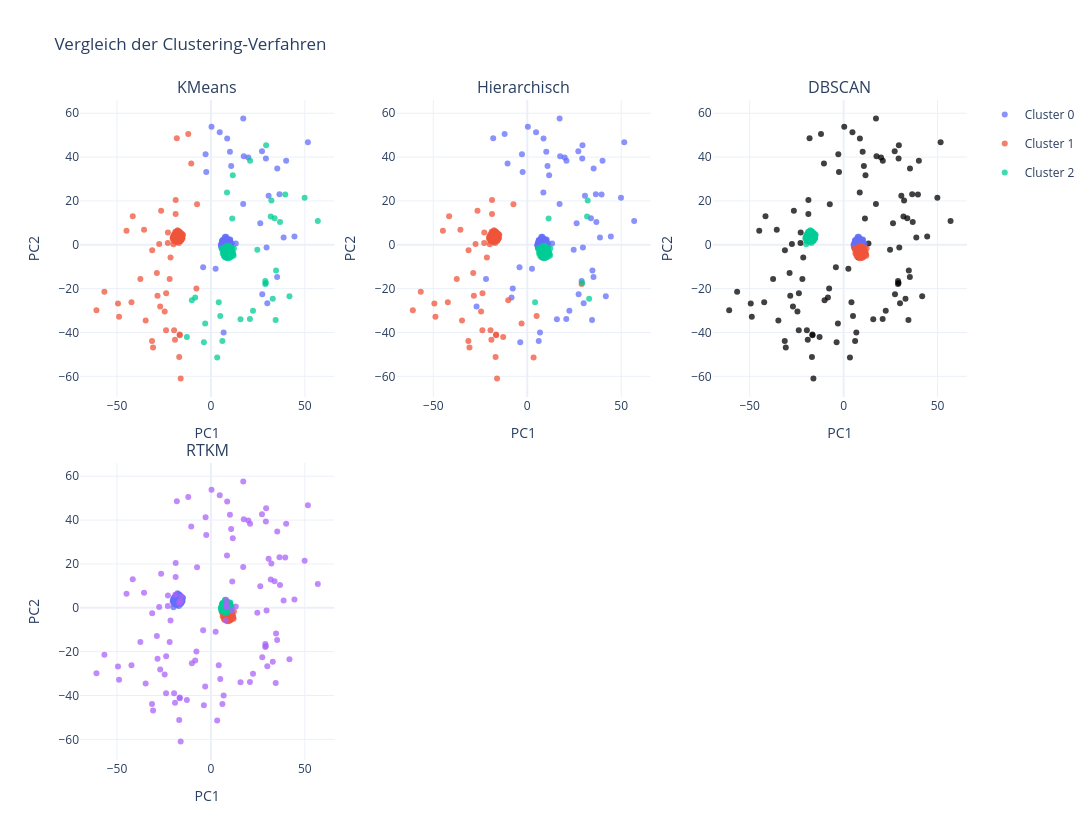
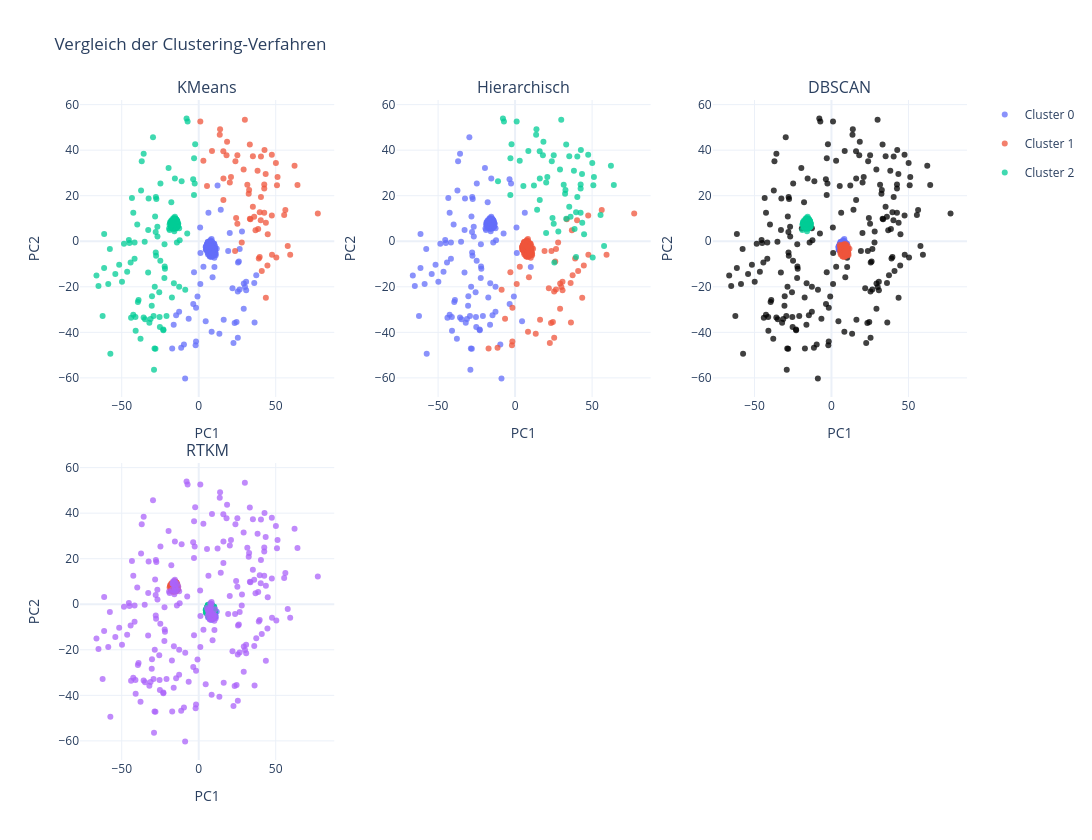
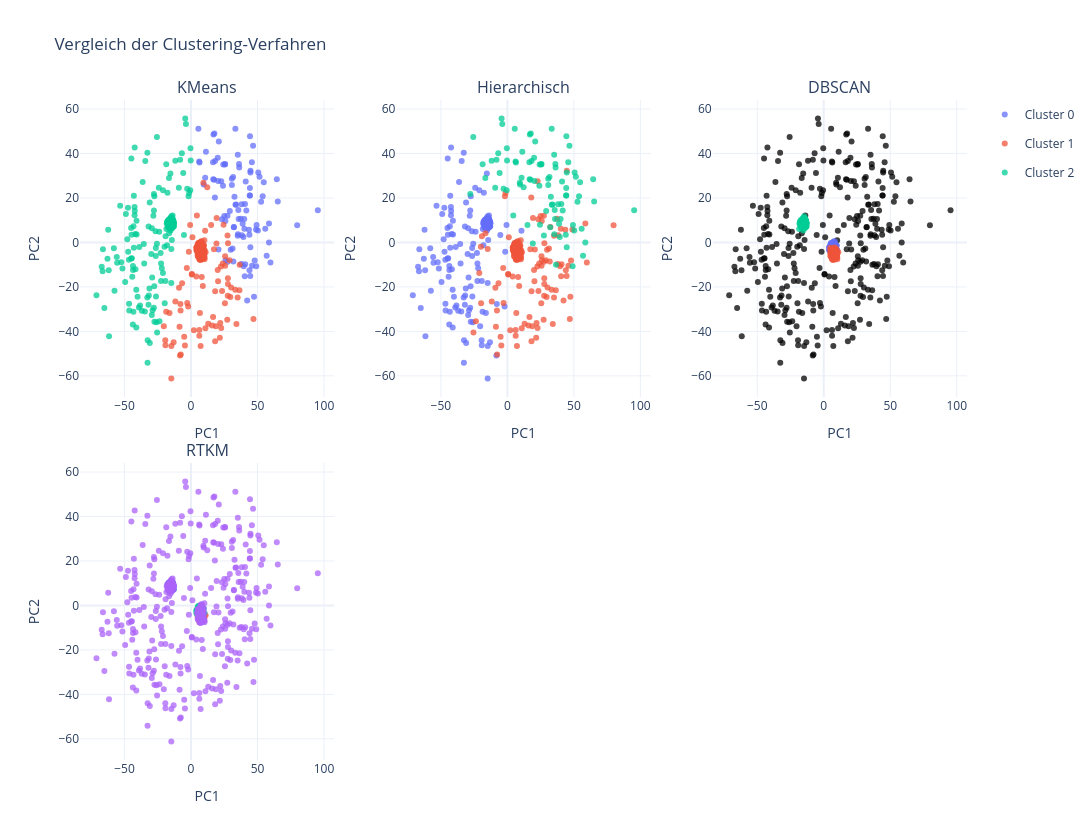

The notebook cell these images were saved under, in order:
### Markdown cell above
### Plot visualization and results with 10% outliers

### Code cell
#10 percent noise
print("-----10 PERCENT NOISE-----")
label_sets10p = [
    ("KMeans", kmeans10p),
    ("Hierarchisch", hcagg10p),
    ("DBSCAN", dbscan10p),
    ("RTKM", rtkm10p),
]

plot_clustering_comparison(X_noise10p,label_sets10p)
clustering_metrics_table(X_noise10p, label_sets10p)

#20 percent noise
print("-----20 PERCENT NOISE-----")
label_sets20p = [
    ("KMeans", kmeans20p),
    ("Hierarchisch", hcagg20p),
    ("DBSCAN", dbscan20p),
    ("RTKM", rtkm20p),
]

plot_clustering_comparison(X_noise20p,label_sets20p)
clustering_metrics_table(X_noise20p, label_sets20p)

#30 percent noise
print("-----30 PERCENT NOISE-----")
label_sets30p = [
    ("KMeans", kmeans30p),
    ("Hierarchisch", hcagg30p),
    ("DBSCAN", dbscan30p),
    ("RTKM", rtkm30p),
]

plot_clustering_comparison(X_noise30p,label_sets30p)
clustering_metrics_table(X_noise30p, label_sets30p)

### Figure 1 — Plotly figure (JSON) as saved in the notebook; plotly's stock layout.template omitted (floating-point values rounded to 4 significant figures; data arrays with more than 128 entries replaced by an {"elided": "..."} marker saying what was removed)
{"data": [{"legendgroup": "0", "marker": {"color": "#636EFA", "opacity": 0.75, "size": 6}, "mode": "markers", "name": "Cluster 0", "showlegend": true, "type": "scatter", "x": {"elided": "363 float values"}, "xaxis": "x", "y": {"elided": "363 float values"}, "yaxis": "y"}, {"legendgroup": "1", "marker": {"color": "#EF553B", "opacity": 0.75, "size": 6}, "mode": "markers", "name": "Cluster 1", "showlegend": true, "type": "scatter", "x": {"elided": "371 float values"}, "xaxis": "x", "y": {"elided": "371 float values"}, "yaxis": "y"}, {"legendgroup": "2", "marker": {"color": "#00CC96", "opacity": 0.75, "size": 6}, "mode": "markers", "name": "Cluster 2", "showlegend": true, "type": "scatter", "x": {"elided": "366 float values"}, "xaxis": "x", "y": {"elided": "366 float values"}, "yaxis": "y"}, {"legendgroup": "0", "marker": {"color": "#636EFA", "opacity": 0.75, "size": 6}, "mode": "markers", "name": "Cluster 0", "showlegend": false, "type": "scatter", "x": {"elided": "388 float values"}, "xaxis": "x2", "y": {"elided": "388 float values"}, "yaxis": "y2"}, {"legendgroup": "1", "marker": {"color": "#EF553B", "opacity": 0.75, "size": 6}, "mode": "markers", "name": "Cluster 1", "showlegend": false, "type": "scatter", "x": {"elided": "372 float values"}, "xaxis": "x2", "y": {"elided": "372 float values"}, "yaxis": "y2"}, {"legendgroup": "2", "marker": {"color": "#00CC96", "opacity": 0.75, "size": 6}, "mode": "markers", "name": "Cluster 2", "showlegend": false, "type": "scatter", "x": {"elided": "340 float values"}, "xaxis": "x2", "y": {"elided": "340 float values"}, "yaxis": "y2"}, {"legendgroup": "-1", "marker": {"color": "black", "opacity": 0.75, "size": 6}, "mode": "markers", "name": "Noise/Outlier", "showlegend": false, "type": "scatter", "x": [3.345, -41.6, -7.375, -4.137, -12.81, 34.47, 4.683, 17.18, -31.35, -21.5, 13.21, 40.04, 2.507, -2.838, 29.23, 11.63, 10.77, -2.467, 32.17, 38.68, -10.15, -56.69, -16.88, -12.06, 4.159, -27.54, -49.44, -16.09, 8.564, -22.95, -60.91, 8.647, 39.54, 26.27, -48.88, -28.77, -16.58, -28.42, -42.27, 4.97, -18.75, -23.88, -7.728, 27.33, 24.69, -18.78, 22.39, 36.49, -31.25, -26.99, 49.87, -3.747, -21.96, 31.83, 32.91, -35.59, 15.75, 0.3166, 7.844, -10.48, -26.49, 30.69, 19.9, 11.35, 56.88, 34.68, -19.58, -3.052, -16.62, -18.14, 28.92, 17.49, 28.94, 6.756, 27.17, 41.79, 35.23, 33.88, -22.86, 51.61, -24.59, 29.25, 30.01, -30.79, -37.55, -19.1, 36.76, -44.92, 10.11, 17.2, 20.84, 29.38, 44.45, 29.61, -8.377, -23.82, -34.73, 6.099, 35.3, 20.76], "xaxis": "x3", "y": [-51.42, 13.05, 18.43, -10.3, -42.03, -34.3, 51.29, 18.6, -43.88, -5.793, 0.5922, 38.35, -10.89, 41.31, -17.44, 31.75, 35.89, 33.18, 20.16, 3.317, -25.34, -21.47, -51.15, 50.53, -26.21, 0.3603, -26.73, -60.94, 23.85, 0.7689, -29.91, 48.45, 22.93, 9.872, -32.81, -12.89, -41.24, -23.29, -26.27, -32.53, 20.46, -39.03, -19.97, -22.55, -2.285, 14.03, -30.06, 23.02, -2.536, -28.21, 21.41, -44.41, -15.58, 12.93, -24.58, 6.833, -33.95, 53.87, -5.749, 37.08, 15.54, 22.35, 39.75, 11.93, 10.86, -11.76, -38.93, -35.94, -40.96, 48.63, -17.85, 40.4, -16.53, -39.98, 42.63, -23.52, -14.71, 12.14, 5.626, 46.73, -30.46, 39.38, -26.62, -46.8, -15.65, -43.27, 10.43, 6.412, 42.46, 57.55, 38.38, 45.43, 3.781, -1.254, -24.07, -22.1, -34.57, -43.87, 34.79, -33.83], "yaxis": "y3"}, {"legendgroup": "0", "marker": {"color": "#636EFA", "opacity": 0.75, "size": 6}, "mode": "markers", "name": "Cluster 0", "showlegend": false, "type": "scatter", "x": {"elided": "333 float values"}, "xaxis": "x3", "y": {"elided": "333 float values"}, "yaxis": "y3"}, {"legendgroup": "1", "marker": {"color": "#EF553B", "opacity": 0.75, "size": 6}, "mode": "markers", "name": "Cluster 1", "showlegend": false, "type": "scatter", "x": {"elided": "334 float values"}, "xaxis": "x3", "y": {"elided": "334 float values"}, "yaxis": "y3"}, {"legendgroup": "2", "marker": {"color": "#00CC96", "opacity": 0.75, "size": 6}, "mode": "markers", "name": "Cluster 2", "showlegend": false, "type": "scatter", "x": {"elided": "333 float values"}, "xaxis": "x3", "y": {"elided": "333 float values"}, "yaxis": "y3"}, {"legendgroup": "0", "marker": {"color": "#636EFA", "opacity": 0.75, "size": 6}, "mode": "markers", "name": "Cluster 0", "showlegend": false, "type": "scatter", "x": {"elided": "328 float values"}, "xaxis": "x4", "y": {"elided": "328 float values"}, "yaxis": "y4"}, {"legendgroup": "1", "marker": {"color": "#EF553B", "opacity": 0.75, "size": 6}, "mode": "markers", "name": "Cluster 1", "showlegend": false, "type": "scatter", "x": {"elided": "333 float values"}, "xaxis": "x4", "y": {"elided": "333 float values"}, "yaxis": "y4"}, {"legendgroup": "2", "marker": {"color": "#00CC96", "opacity": 0.75, "size": 6}, "mode": "markers", "name": "Cluster 2", "showlegend": false, "type": "scatter", "x": {"elided": "329 float values"}, "xaxis": "x4", "y": {"elided": "329 float values"}, "yaxis": "y4"}, {"legendgroup": "3", "marker": {"color": "#AB63FA", "opacity": 0.75, "size": 6}, "mode": "markers", "name": "Cluster 3", "showlegend": false, "type": "scatter", "x": [-18.97, 8.074, 8.549, -16.83, -15.94, -16.72, 8.09, 8.094, 11.18, -15.7, 3.345, -41.6, -7.375, -4.137, -12.81, 34.47, 4.683, 17.18, -31.35, -21.5, 13.21, 40.04, 2.507, -2.838, 29.23, 11.63, 10.77, -2.467, 32.17, 38.68, -10.15, -56.69, -16.88, -12.06, 4.159, -27.54, -49.44, -16.09, 8.564, -22.95, -60.91, 8.647, 39.54, 26.27, -48.88, -28.77, -16.58, -28.42, -42.27, 4.97, -18.75, -23.88, -7.728, 27.33, 24.69, -18.78, 22.39, 36.49, -31.25, -26.99, 49.87, -3.747, -21.96, 31.83, 32.91, -35.59, 15.75, 0.3166, 7.844, -10.48, -26.49, 30.69, 19.9, 11.35, 56.88, 34.68, -19.58, -3.052, -16.62, -18.14, 28.92, 17.49, 28.94, 6.756, 27.17, 41.79, 35.23, 33.88, -22.86, 51.61, -24.59, 29.25, 30.01, -30.79, -37.55, -19.1, 36.76, -44.92, 10.11, 17.2, 20.84, 29.38, 44.45, 29.61, -8.377, -23.82, -34.73, 6.099, 35.3, 20.76], "xaxis": "x4", "y": [5.962, 3.67, 0.4264, 1.907, 2.849, 2.81, 0.383, 1.856, -1.312, 5.173, -51.42, 13.05, 18.43, -10.3, -42.03, -34.3, 51.29, 18.6, -43.88, -5.793, 0.5922, 38.35, -10.89, 41.31, -17.44, 31.75, 35.89, 33.18, 20.16, 3.317, -25.34, -21.47, -51.15, 50.53, -26.21, 0.3603, -26.73, -60.94, 23.85, 0.7689, -29.91, 48.45, 22.93, 9.872, -32.81, -12.89, -41.24, -23.29, -26.27, -32.53, 20.46, -39.03, -19.97, -22.55, -2.285, 14.03, -30.06, 23.02, -2.536, -28.21, 21.41, -44.41, -15.58, 12.93, -24.58, 6.833, -33.95, 53.87, -5.749, 37.08, 15.54, 22.35, 39.75, 11.93, 10.86, -11.76, -38.93, -35.94, -40.96, 48.63, -17.85, 40.4, -16.53, -39.98, 42.63, -23.52, -14.71, 12.14, 5.626, 46.73, -30.46, 39.38, -26.62, -46.8, -15.65, -43.27, 10.43, 6.412, 42.46, 57.55, 38.38, 45.43, 3.781, -1.254, -24.07, -22.1, -34.57, -43.87, 34.79, -33.83], "yaxis": "y4"}], "layout": {"annotations": [{"font": {"size": 16}, "showarrow": false, "text": "KMeans", "x": 0.1433, "xanchor": "center", "xref": "paper", "y": 1, "yanchor": "bottom", "yref": "paper"}, {"font": {"size": 16}, "showarrow": false, "text": "Hierarchisch", "x": 0.5, "xanchor": "center", "xref": "paper", "y": 1, "yanchor": "bottom", "yref": "paper"}, {"font": {"size": 16}, "showarrow": false, "text": "DBSCAN", "x": 0.8567, "xanchor": "center", "xref": "paper", "y": 1, "yanchor": "bottom", "yref": "paper"}, {"font": {"size": 16}, "showarrow": false, "text": "RTKM", "x": 0.1433, "xanchor": "center", "xref": "paper", "y": 0.45, "yanchor": "bottom", "yref": "paper"}], "height": 840, "title": {"text": "Vergleich der Clustering-Verfahren"}, "width": 1400, "xaxis": {"anchor": "y", "domain": [0, 0.2867], "title": {"text": "PC1"}}, "xaxis2": {"anchor": "y2", "domain": [0.3567, 0.6433], "title": {"text": "PC1"}}, "xaxis3": {"anchor": "y3", "domain": [0.7133, 1], "title": {"text": "PC1"}}, "xaxis4": {"anchor": "y4", "domain": [0, 0.2867], "title": {"text": "PC1"}}, "xaxis5": {"anchor": "y5", "domain": [0.3567, 0.6433], "visible": false}, "xaxis6": {"anchor": "y6", "domain": [0.7133, 1], "visible": false}, "yaxis": {"anchor": "x", "domain": [0.55, 1], "title": {"text": "PC2"}}, "yaxis2": {"anchor": "x2", "domain": [0.55, 1], "title": {"text": "PC2"}}, "yaxis3": {"anchor": "x3", "domain": [0.55, 1], "title": {"text": "PC2"}}, "yaxis4": {"anchor": "x4", "domain": [0, 0.45], "title": {"text": "PC2"}}, "yaxis5": {"anchor": "x5", "domain": [0, 0.45], "visible": false}, "yaxis6": {"anchor": "x6", "domain": [0, 0.45], "visible": false}}}

### Figure 2 — Plotly figure (JSON) as saved in the notebook; plotly's stock layout.template omitted (floating-point values rounded to 4 significant figures; data arrays with more than 128 entries replaced by an {"elided": "..."} marker saying what was removed)
{"data": [{"legendgroup": "0", "marker": {"color": "#636EFA", "opacity": 0.75, "size": 6}, "mode": "markers", "name": "Cluster 0", "showlegend": true, "type": "scatter", "x": {"elided": "716 float values"}, "xaxis": "x", "y": {"elided": "716 float values"}, "yaxis": "y"}, {"legendgroup": "1", "marker": {"color": "#EF553B", "opacity": 0.75, "size": 6}, "mode": "markers", "name": "Cluster 1", "showlegend": true, "type": "scatter", "x": [13.87, 24.29, 51.19, 8.615, 20.94, 20.2, 5.381, 35.16, 39.01, 1.021, 18.41, 47.47, 39.62, 55.49, 33.22, 13.65, 36.0, 29.17, 57.79, 23.83, 35.18, 38.62, 62.23, 38.21, 36.88, 18.06, 29.96, 25.1, 42.72, 44.63, 42.55, 50.81, 59.4, 77.34, 16.03, 25.09, 16.05, 32.46, 32.72, 33.19, 64.12, 39.58, 27.95, 47.47, 43.59, 47.59, 50.12, 43.61, 50.39, 56.27, 40.95, 15.98, 42.55, 42.55, 31.57, 3.026, 44.81, 40.41, 40.26, 23.62, 43.47, 40.41, 33.57], "xaxis": "x", "y": [49.23, 10.27, 28.19, 39.6, 28.19, 25.83, 24.3, 15.11, -7.604, 52.61, 43.71, 11.28, 12.69, 11.53, 9.86, 46.75, 10.72, 31.46, -2.051, 35.12, 37.37, 5.363, 33.18, 30.98, 4.809, 37.76, 53.31, 37.72, 40.04, -10.69, 23.19, 24.61, -5.945, 12.18, 18.11, 7.721, 27.61, 20.88, 22.48, 42.5, 24.75, -6.898, -0.591, 38.02, -24.86, -5.935, 34.42, 8.111, -7.17, 13.78, -13.02, 39.51, 12.52, 24.91, 24.86, 35.39, 3.038, 37.23, 9.261, -4.327, 29.54, 19.47, 9.618], "yaxis": "y"}, {"legendgroup": "2", "marker": {"color": "#00CC96", "opacity": 0.75, "size": 6}, "mode": "markers", "name": "Cluster 2", "showlegend": true, "type": "scatter", "x": {"elided": "421 float values"}, "xaxis": "x", "y": {"elided": "421 float values"}, "yaxis": "y"}, {"legendgroup": "0", "marker": {"color": "#636EFA", "opacity": 0.75, "size": 6}, "mode": "markers", "name": "Cluster 0", "showlegend": false, "type": "scatter", "x": {"elided": "426 float values"}, "xaxis": "x2", "y": {"elided": "426 float values"}, "yaxis": "y2"}, {"legendgroup": "1", "marker": {"color": "#EF553B", "opacity": 0.75, "size": 6}, "mode": "markers", "name": "Cluster 1", "showlegend": false, "type": "scatter", "x": {"elided": "714 float values"}, "xaxis": "x2", "y": {"elided": "714 float values"}, "yaxis": "y2"}, {"legendgroup": "2", "marker": {"color": "#00CC96", "opacity": 0.75, "size": 6}, "mode": "markers", "name": "Cluster 2", "showlegend": false, "type": "scatter", "x": [13.87, 24.29, 51.19, 8.615, 20.94, 20.2, 5.381, 35.16, 1.021, 12.24, 18.41, 28.08, -11.1, 39.62, 55.49, 33.22, 13.65, -2.298, 36.0, 29.17, 14.3, 57.79, -7.225, 23.83, 35.18, 38.62, 62.23, 38.21, 18.06, 29.96, 25.1, 42.72, 25.5, 42.55, -7.892, 50.81, 20.14, 16.03, 25.09, 16.05, 32.46, 32.72, 33.19, 64.12, 39.58, 47.47, -3.078, 50.12, 43.61, 50.39, 15.98, 42.55, 42.55, -3.021, 31.57, 3.026, 44.81, 40.41, 43.47, 40.41], "xaxis": "x2", "y": [49.23, 10.27, 28.19, 39.6, 28.19, 25.83, 24.3, 15.11, 52.61, 24.49, 43.71, 4.304, 26.4, 12.69, 11.53, 9.86, 46.75, 42.62, 10.72, 31.46, 13.89, -2.051, 52.61, 35.12, 37.37, 5.363, 33.18, 30.98, 37.76, 53.31, 37.72, 40.04, -9.347, 23.19, 53.87, 24.61, 3.667, 18.11, 7.721, 27.61, 20.88, 22.48, 42.5, 24.75, -6.898, 38.02, 20.31, 34.42, 8.111, -7.17, 39.51, 12.52, 24.91, 36.42, 24.86, 35.39, 3.038, 37.23, 29.54, 19.47], "yaxis": "y2"}, {"legendgroup": "-1", "marker": {"color": "black", "opacity": 0.75, "size": 6}, "mode": "markers", "name": "Noise/Outlier", "showlegend": false, "type": "scatter", "x": {"elided": "200 float values"}, "xaxis": "x3", "y": {"elided": "200 float values"}, "yaxis": "y3"}, {"legendgroup": "0", "marker": {"color": "#636EFA", "opacity": 0.75, "size": 6}, "mode": "markers", "name": "Cluster 0", "showlegend": false, "type": "scatter", "x": {"elided": "333 float values"}, "xaxis": "x3", "y": {"elided": "333 float values"}, "yaxis": "y3"}, {"legendgroup": "1", "marker": {"color": "#EF553B", "opacity": 0.75, "size": 6}, "mode": "markers", "name": "Cluster 1", "showlegend": false, "type": "scatter", "x": {"elided": "334 float values"}, "xaxis": "x3", "y": {"elided": "334 float values"}, "yaxis": "y3"}, {"legendgroup": "2", "marker": {"color": "#00CC96", "opacity": 0.75, "size": 6}, "mode": "markers", "name": "Cluster 2", "showlegend": false, "type": "scatter", "x": {"elided": "333 float values"}, "xaxis": "x3", "y": {"elided": "333 float values"}, "yaxis": "y3"}, {"legendgroup": "0", "marker": {"color": "#636EFA", "opacity": 0.75, "size": 6}, "mode": "markers", "name": "Cluster 0", "showlegend": false, "type": "scatter", "x": {"elided": "321 float values"}, "xaxis": "x4", "y": {"elided": "321 float values"}, "yaxis": "y4"}, {"legendgroup": "1", "marker": {"color": "#EF553B", "opacity": 0.75, "size": 6}, "mode": "markers", "name": "Cluster 1", "showlegend": false, "type": "scatter", "x": {"elided": "316 float values"}, "xaxis": "x4", "y": {"elided": "316 float values"}, "yaxis": "y4"}, {"legendgroup": "2", "marker": {"color": "#00CC96", "opacity": 0.75, "size": 6}, "mode": "markers", "name": "Cluster 2", "showlegend": false, "type": "scatter", "x": {"elided": "323 float values"}, "xaxis": "x4", "y": {"elided": "323 float values"}, "yaxis": "y4"}, {"legendgroup": "3", "marker": {"color": "#AB63FA", "opacity": 0.75, "size": 6}, "mode": "markers", "name": "Cluster 3", "showlegend": false, "type": "scatter", "x": {"elided": "240 float values"}, "xaxis": "x4", "y": {"elided": "240 float values"}, "yaxis": "y4"}], "layout": {"annotations": [{"font": {"size": 16}, "showarrow": false, "text": "KMeans", "x": 0.1433, "xanchor": "center", "xref": "paper", "y": 1, "yanchor": "bottom", "yref": "paper"}, {"font": {"size": 16}, "showarrow": false, "text": "Hierarchisch", "x": 0.5, "xanchor": "center", "xref": "paper", "y": 1, "yanchor": "bottom", "yref": "paper"}, {"font": {"size": 16}, "showarrow": false, "text": "DBSCAN", "x": 0.8567, "xanchor": "center", "xref": "paper", "y": 1, "yanchor": "bottom", "yref": "paper"}, {"font": {"size": 16}, "showarrow": false, "text": "RTKM", "x": 0.1433, "xanchor": "center", "xref": "paper", "y": 0.45, "yanchor": "bottom", "yref": "paper"}], "height": 840, "title": {"text": "Vergleich der Clustering-Verfahren"}, "width": 1400, "xaxis": {"anchor": "y", "domain": [0, 0.2867], "title": {"text": "PC1"}}, "xaxis2": {"anchor": "y2", "domain": [0.3567, 0.6433], "title": {"text": "PC1"}}, "xaxis3": {"anchor": "y3", "domain": [0.7133, 1], "title": {"text": "PC1"}}, "xaxis4": {"anchor": "y4", "domain": [0, 0.2867], "title": {"text": "PC1"}}, "xaxis5": {"anchor": "y5", "domain": [0.3567, 0.6433], "visible": false}, "xaxis6": {"anchor": "y6", "domain": [0.7133, 1], "visible": false}, "yaxis": {"anchor": "x", "domain": [0.55, 1], "title": {"text": "PC2"}}, "yaxis2": {"anchor": "x2", "domain": [0.55, 1], "title": {"text": "PC2"}}, "yaxis3": {"anchor": "x3", "domain": [0.55, 1], "title": {"text": "PC2"}}, "yaxis4": {"anchor": "x4", "domain": [0, 0.45], "title": {"text": "PC2"}}, "yaxis5": {"anchor": "x5", "domain": [0, 0.45], "visible": false}, "yaxis6": {"anchor": "x6", "domain": [0, 0.45], "visible": false}}}

### Figure 3 — Plotly figure (JSON) as saved in the notebook; plotly's stock layout.template omitted (floating-point values rounded to 4 significant figures; data arrays with more than 128 entries replaced by an {"elided": "..."} marker saying what was removed)
{"data": [{"legendgroup": "0", "marker": {"color": "#636EFA", "opacity": 0.75, "size": 6}, "mode": "markers", "name": "Cluster 0", "showlegend": true, "type": "scatter", "x": [16.89, 25.84, 53.87, 11.21, 24.04, 22.72, 9.504, 35.82, 37.85, 5.548, 20.89, 49.3, 40.03, 55.82, 32.19, 17.56, 37.39, 31.64, 56.88, 25.49, 36.1, 39.4, 64.51, 41.12, 35.12, 20.08, 33.33, 25.6, 45.78, 43.96, 44.14, 52.72, 59.74, 79.84, 17.94, 16.74, 33.88, 33.43, 35.17, 65.24, 39.61, 29.82, 50.57, 42.23, 47.86, 51.49, 43.92, 49.06, 27.57, 58.63, 40.41, 18.13, 43.55, 44.29, 32.68, 6.403, 44.63, 44.7, 40.13, 25.94, 44.28, 41.6, 32.28, 40.57, 38.83, 31.26, 38.18, 23.26, 45.9, 44.35, 29.17, 6.125, 48.88, 10.64, 44.56, 31.86, 95.34, 24.23, 58.62, 35.28, 50.27, 35.6, 44.66, 30.74, 38.11, 27.43, 20.64, 46.65, 24.99, 54.7, 20.39, 47.36, 17.32, 30.67, 36.24, 16.51, 40.74], "xaxis": "x", "y": [48.53, 9.604, 20.74, 40.8, 25.46, 27.57, 26.02, 10.51, -9.641, 51.08, 45.44, 7.847, 10.56, 6.178, 6.861, 49.03, 10.66, 29.47, -5.969, 35.02, 35.26, 2.433, 28.44, 27.36, 3.064, 38.1, 51.14, 35.31, 36.04, -12.53, 21.14, 18.33, -8.97, 7.696, 20.21, 28.42, 17.08, 16.97, 39.44, 18.39, -10.75, -3.282, 31.46, -26.12, -8.098, 29.53, 3.486, -10.75, -8.708, 8.48, -15.17, 36.59, 5.746, 21.13, 20.53, 36.01, -2.114, 32.21, 6.132, -7.982, 24.51, 14.36, 6.916, 17.28, 8.464, -2.692, 3.187, 10.41, -10.51, 47.74, 14.11, 36.44, 5.861, 29.04, -15.1, -8.613, 14.54, 35.09, 0.009279, 3.699, 5.407, 14.63, 31.48, 25.89, 17.21, 12.05, -3.138, 43.54, 11.91, 27.11, 27.61, -24.42, 28.16, 28.68, 33.67, 36.07, -9.766], "yaxis": "y"}, {"legendgroup": "1", "marker": {"color": "#EF553B", "opacity": 0.75, "size": 6}, "mode": "markers", "name": "Cluster 1", "showlegend": true, "type": "scatter", "x": {"elided": "745 float values"}, "xaxis": "x", "y": {"elided": "745 float values"}, "yaxis": "y"}, {"legendgroup": "2", "marker": {"color": "#00CC96", "opacity": 0.75, "size": 6}, "mode": "markers", "name": "Cluster 2", "showlegend": true, "type": "scatter", "x": {"elided": "458 float values"}, "xaxis": "x", "y": {"elided": "458 float values"}, "yaxis": "y"}, {"legendgroup": "0", "marker": {"color": "#636EFA", "opacity": 0.75, "size": 6}, "mode": "markers", "name": "Cluster 0", "showlegend": false, "type": "scatter", "x": {"elided": "447 float values"}, "xaxis": "x2", "y": {"elided": "447 float values"}, "yaxis": "y2"}, {"legendgroup": "1", "marker": {"color": "#EF553B", "opacity": 0.75, "size": 6}, "mode": "markers", "name": "Cluster 1", "showlegend": false, "type": "scatter", "x": {"elided": "766 float values"}, "xaxis": "x2", "y": {"elided": "766 float values"}, "yaxis": "y2"}, {"legendgroup": "2", "marker": {"color": "#00CC96", "opacity": 0.75, "size": 6}, "mode": "markers", "name": "Cluster 2", "showlegend": false, "type": "scatter", "x": [16.89, 53.87, 11.21, 24.04, 9.504, 35.82, 5.548, 12.21, 20.89, 49.3, -9.163, 40.03, 55.82, 32.19, 17.56, -0.3931, 31.64, 15.12, 56.88, -3.82, 25.49, 36.1, 39.4, 64.51, 41.12, 20.08, 33.33, 25.6, 45.78, 44.14, -4.353, 52.72, 19.14, 24.46, -18.61, 16.74, 33.88, 33.43, 35.17, 65.24, 4.423, 50.57, -25.65, -0.524, 51.49, 43.92, 49.06, -27.89, 18.13, 44.29, -0.2595, 32.68, 6.403, 44.63, 44.28, 41.6, 40.57, 38.83, -8.188, 44.35, 29.17, -16.58, 6.125, -2.866, 36.58, 10.64, 95.34, 24.23, 58.62, 35.28, 50.27, -5.852, 35.6, 44.66, 30.74, 38.11, -11.83, 46.65, 54.7, -6.88, 20.39, 9.322, 27.46, 17.32, 30.67, 36.24, 16.51], "xaxis": "x2", "y": [48.53, 20.74, 40.8, 25.46, 26.02, 10.51, 51.08, 24.8, 45.44, 7.847, 24.61, 10.56, 6.178, 6.861, 49.03, 42.35, 29.47, 7.869, -5.969, 53.25, 35.02, 35.26, 2.433, 28.44, 27.36, 38.1, 51.14, 35.31, 36.04, 21.14, 55.7, 18.33, -0.4892, 7.928, 35.14, 28.42, 17.08, 16.97, 39.44, 18.39, 12.17, 31.46, 47.45, 23.43, 29.53, 3.486, -10.75, 21.8, 36.59, 21.13, 36.91, 20.53, 36.01, -2.114, 24.51, 14.36, 17.28, 8.464, 37.2, 47.74, 14.11, 28.94, 36.44, 24.1, -10.07, 29.04, 14.54, 35.09, 0.009279, 3.699, 5.407, 31.24, 14.63, 31.48, 25.89, 17.21, 36.8, 43.54, 27.11, 40.17, 27.61, 26.83, 3.149, 28.16, 28.68, 33.67, 36.07], "yaxis": "y2"}, {"legendgroup": "-1", "marker": {"color": "black", "opacity": 0.75, "size": 6}, "mode": "markers", "name": "Noise/Outlier", "showlegend": false, "type": "scatter", "x": {"elided": "300 float values"}, "xaxis": "x3", "y": {"elided": "300 float values"}, "yaxis": "y3"}, {"legendgroup": "0", "marker": {"color": "#636EFA", "opacity": 0.75, "size": 6}, "mode": "markers", "name": "Cluster 0", "showlegend": false, "type": "scatter", "x": {"elided": "333 float values"}, "xaxis": "x3", "y": {"elided": "333 float values"}, "yaxis": "y3"}, {"legendgroup": "1", "marker": {"color": "#EF553B", "opacity": 0.75, "size": 6}, "mode": "markers", "name": "Cluster 1", "showlegend": false, "type": "scatter", "x": {"elided": "334 float values"}, "xaxis": "x3", "y": {"elided": "334 float values"}, "yaxis": "y3"}, {"legendgroup": "2", "marker": {"color": "#00CC96", "opacity": 0.75, "size": 6}, "mode": "markers", "name": "Cluster 2", "showlegend": false, "type": "scatter", "x": {"elided": "333 float values"}, "xaxis": "x3", "y": {"elided": "333 float values"}, "yaxis": "y3"}, {"legendgroup": "0", "marker": {"color": "#636EFA", "opacity": 0.75, "size": 6}, "mode": "markers", "name": "Cluster 0", "showlegend": false, "type": "scatter", "x": {"elided": "298 float values"}, "xaxis": "x4", "y": {"elided": "298 float values"}, "yaxis": "y4"}, {"legendgroup": "1", "marker": {"color": "#EF553B", "opacity": 0.75, "size": 6}, "mode": "markers", "name": "Cluster 1", "showlegend": false, "type": "scatter", "x": {"elided": "305 float values"}, "xaxis": "x4", "y": {"elided": "305 float values"}, "yaxis": "y4"}, {"legendgroup": "2", "marker": {"color": "#00CC96", "opacity": 0.75, "size": 6}, "mode": "markers", "name": "Cluster 2", "showlegend": false, "type": "scatter", "x": {"elided": "307 float values"}, "xaxis": "x4", "y": {"elided": "307 float values"}, "yaxis": "y4"}, {"legendgroup": "3", "marker": {"color": "#AB63FA", "opacity": 0.75, "size": 6}, "mode": "markers", "name": "Cluster 3", "showlegend": false, "type": "scatter", "x": {"elided": "390 float values"}, "xaxis": "x4", "y": {"elided": "390 float values"}, "yaxis": "y4"}], "layout": {"annotations": [{"font": {"size": 16}, "showarrow": false, "text": "KMeans", "x": 0.1433, "xanchor": "center", "xref": "paper", "y": 1, "yanchor": "bottom", "yref": "paper"}, {"font": {"size": 16}, "showarrow": false, "text": "Hierarchisch", "x": 0.5, "xanchor": "center", "xref": "paper", "y": 1, "yanchor": "bottom", "yref": "paper"}, {"font": {"size": 16}, "showarrow": false, "text": "DBSCAN", "x": 0.8567, "xanchor": "center", "xref": "paper", "y": 1, "yanchor": "bottom", "yref": "paper"}, {"font": {"size": 16}, "showarrow": false, "text": "RTKM", "x": 0.1433, "xanchor": "center", "xref": "paper", "y": 0.45, "yanchor": "bottom", "yref": "paper"}], "height": 840, "title": {"text": "Vergleich der Clustering-Verfahren"}, "width": 1400, "xaxis": {"anchor": "y", "domain": [0, 0.2867], "title": {"text": "PC1"}}, "xaxis2": {"anchor": "y2", "domain": [0.3567, 0.6433], "title": {"text": "PC1"}}, "xaxis3": {"anchor": "y3", "domain": [0.7133, 1], "title": {"text": "PC1"}}, "xaxis4": {"anchor": "y4", "domain": [0, 0.2867], "title": {"text": "PC1"}}, "xaxis5": {"anchor": "y5", "domain": [0.3567, 0.6433], "visible": false}, "xaxis6": {"anchor": "y6", "domain": [0.7133, 1], "visible": false}, "yaxis": {"anchor": "x", "domain": [0.55, 1], "title": {"text": "PC2"}}, "yaxis2": {"anchor": "x2", "domain": [0.55, 1], "title": {"text": "PC2"}}, "yaxis3": {"anchor": "x3", "domain": [0.55, 1], "title": {"text": "PC2"}}, "yaxis4": {"anchor": "x4", "domain": [0, 0.45], "title": {"text": "PC2"}}, "yaxis5": {"anchor": "x5", "domain": [0, 0.45], "visible": false}, "yaxis6": {"anchor": "x6", "domain": [0, 0.45], "visible": false}}}
